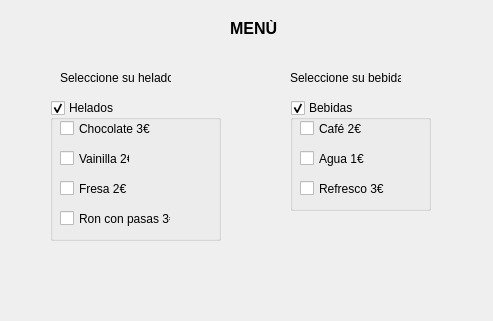
<?xml version="1.0" encoding="UTF-8"?>
<ui version="4.0">
 <class>HeladeriaDialog</class>
 <widget class="QDialog" name="HeladeriaDialog">
  <property name="geometry">
   <rect>
    <x>0</x>
    <y>0</y>
    <width>493</width>
    <height>321</height>
   </rect>
  </property>
  <property name="windowTitle">
   <string>Heladería</string>
  </property>
  <widget class="QLabel" name="lbl_menu">
   <property name="geometry">
    <rect>
     <x>230</x>
     <y>20</y>
     <width>61</width>
     <height>16</height>
    </rect>
   </property>
   <property name="font">
    <font>
     <pointsize>12</pointsize>
     <weight>75</weight>
     <bold>true</bold>
    </font>
   </property>
   <property name="text">
    <string>MENÙ</string>
   </property>
  </widget>
  <widget class="QLabel" name="lbl_seleccione_helado">
   <property name="geometry">
    <rect>
     <x>60</x>
     <y>70</y>
     <width>111</width>
     <height>16</height>
    </rect>
   </property>
   <property name="text">
    <string>Seleccione su helado</string>
   </property>
  </widget>
  <widget class="QLabel" name="lbl_seleccione_bebida">
   <property name="geometry">
    <rect>
     <x>290</x>
     <y>70</y>
     <width>111</width>
     <height>16</height>
    </rect>
   </property>
   <property name="text">
    <string>Seleccione su bebida</string>
   </property>
  </widget>
  <widget class="QGroupBox" name="gbx_helados">
   <property name="geometry">
    <rect>
     <x>50</x>
     <y>100</y>
     <width>171</width>
     <height>141</height>
    </rect>
   </property>
   <property name="title">
    <string>Helados</string>
   </property>
   <property name="checkable">
    <bool>true</bool>
   </property>
   <widget class="QCheckBox" name="chk_chocolate">
    <property name="geometry">
     <rect>
      <x>10</x>
      <y>20</y>
      <width>91</width>
      <height>17</height>
     </rect>
    </property>
    <property name="text">
     <string>Chocolate 3€</string>
    </property>
   </widget>
   <widget class="QCheckBox" name="chk_vainilla">
    <property name="geometry">
     <rect>
      <x>10</x>
      <y>50</y>
      <width>70</width>
      <height>17</height>
     </rect>
    </property>
    <property name="text">
     <string>Vainilla 2€</string>
    </property>
   </widget>
   <widget class="QCheckBox" name="chk_fresa">
    <property name="geometry">
     <rect>
      <x>10</x>
      <y>80</y>
      <width>70</width>
      <height>17</height>
     </rect>
    </property>
    <property name="text">
     <string>Fresa 2€</string>
    </property>
   </widget>
   <widget class="QCheckBox" name="chk_ron_pasas">
    <property name="geometry">
     <rect>
      <x>10</x>
      <y>110</y>
      <width>111</width>
      <height>17</height>
     </rect>
    </property>
    <property name="text">
     <string>Ron con pasas 3€</string>
    </property>
   </widget>
  </widget>
  <widget class="QGroupBox" name="gbx_bebidas">
   <property name="geometry">
    <rect>
     <x>290</x>
     <y>100</y>
     <width>141</width>
     <height>111</height>
    </rect>
   </property>
   <property name="title">
    <string>Bebidas</string>
   </property>
   <property name="checkable">
    <bool>true</bool>
   </property>
   <property name="checked">
    <bool>true</bool>
   </property>
   <widget class="QCheckBox" name="chk_cafe">
    <property name="geometry">
     <rect>
      <x>10</x>
      <y>20</y>
      <width>70</width>
      <height>17</height>
     </rect>
    </property>
    <property name="text">
     <string>Café 2€</string>
    </property>
   </widget>
   <widget class="QCheckBox" name="chk_agua">
    <property name="geometry">
     <rect>
      <x>10</x>
      <y>50</y>
      <width>70</width>
      <height>17</height>
     </rect>
    </property>
    <property name="text">
     <string>Agua 1€</string>
    </property>
   </widget>
   <widget class="QCheckBox" name="chk_refresco">
    <property name="geometry">
     <rect>
      <x>10</x>
      <y>80</y>
      <width>91</width>
      <height>17</height>
     </rect>
    </property>
    <property name="text">
     <string>Refresco 3€</string>
    </property>
   </widget>
  </widget>
  <widget class="QLabel" name="lbl_total">
   <property name="geometry">
    <rect>
     <x>60</x>
     <y>270</y>
     <width>371</width>
     <height>16</height>
    </rect>
   </property>
   <property name="text">
    <string/>
   </property>
  </widget>
 </widget>
 <resources/>
 <connections/>
</ui>
